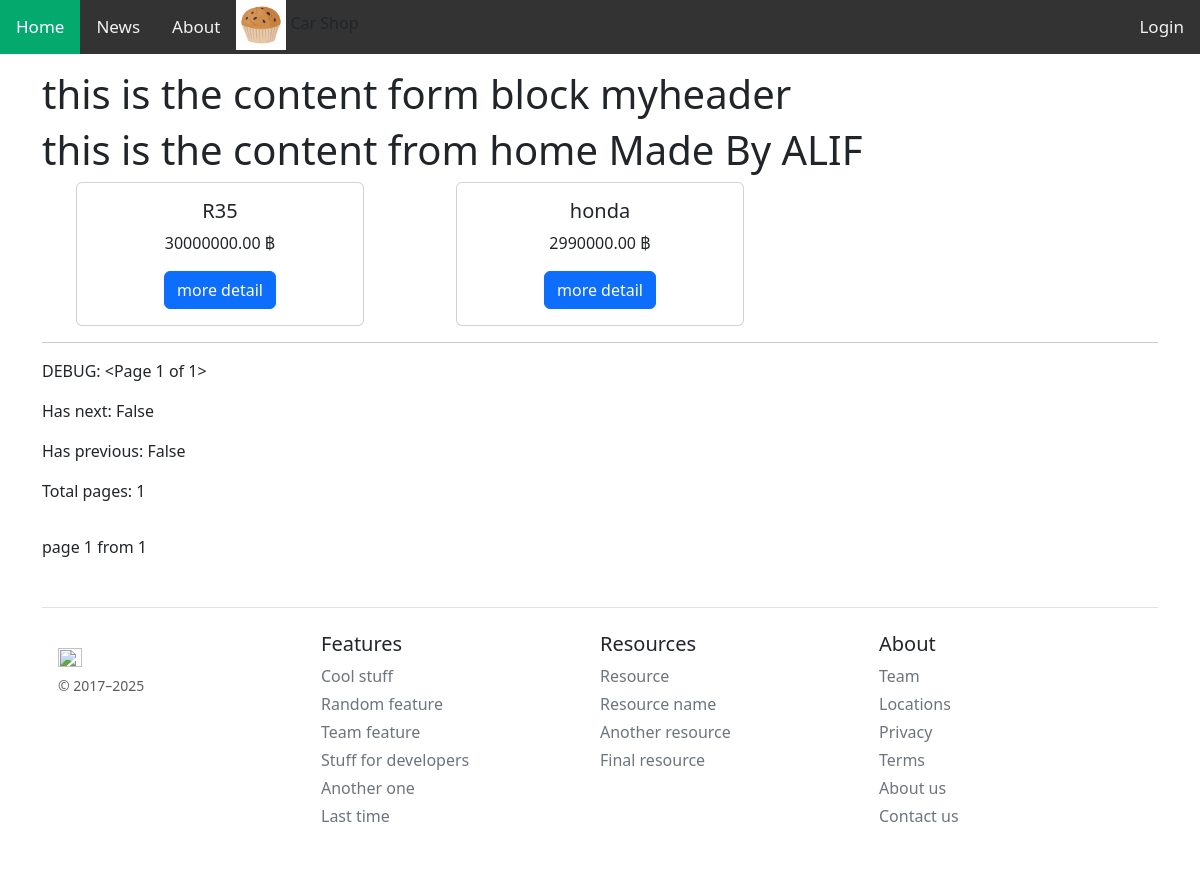
Before: /?page=2 with the older database file.
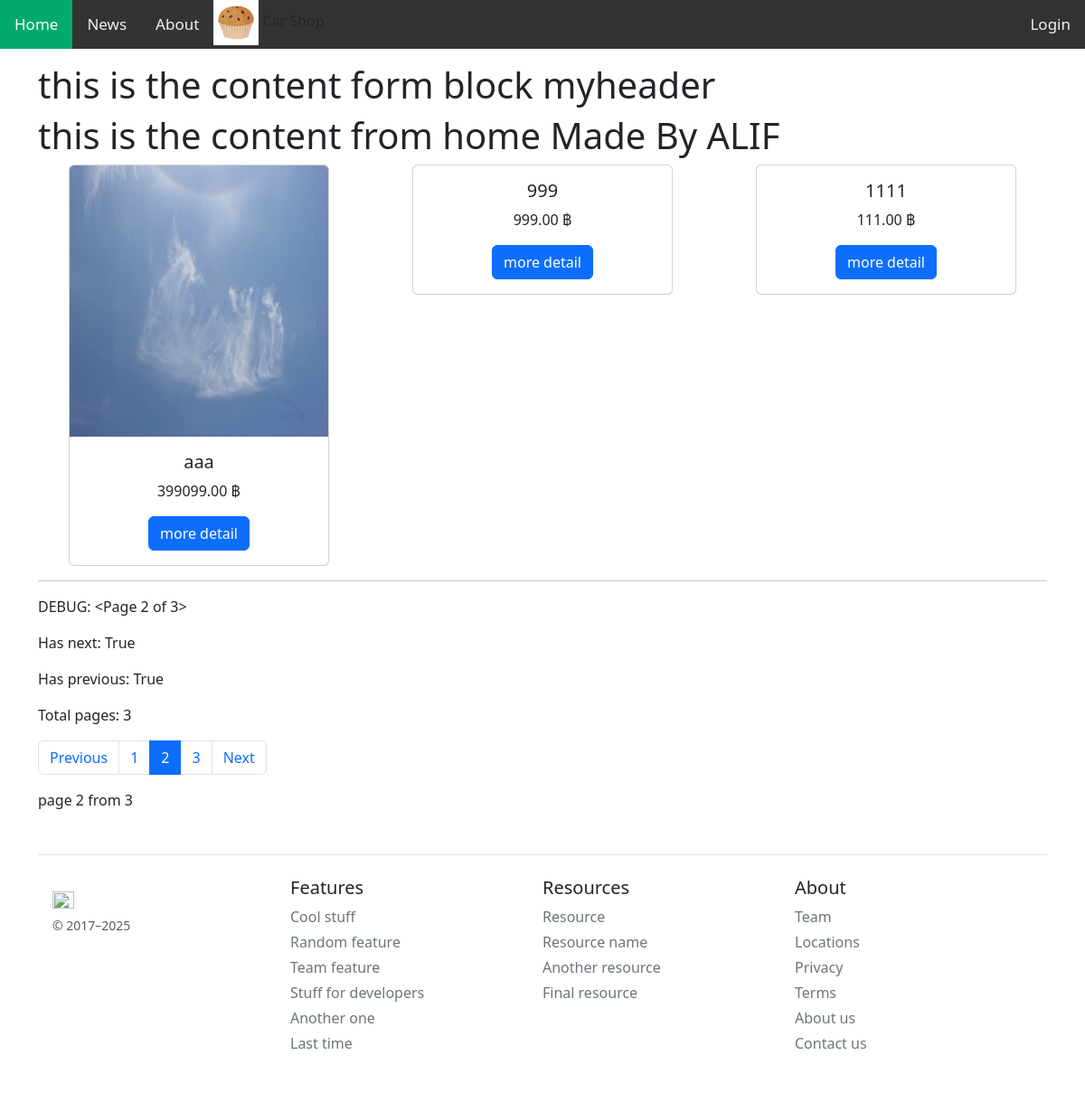
After: the same page with the newer database file.
### myapp/models.py (models this page shows, shortened)
class Product(models.Model):
  title = models.CharField(max_length=200)
  description = models.TextField(null=True, blank=True)
  price = models.DecimalField(max_digits=10, decimal_places=2, \
                              null=True, blank=True)
  quantity = models.IntegerField(null=True, blank=True)
  instock = models.BooleanField(default=True)
  picture = models.ImageField(upload_to="product", null=True, blank=True)
  specfile = models.FileField(upload_to="specfile", null=True, blank=True)

### myapp/views.py (the view)
# urls.py: path('', home, name="home-page"),
def home(request):
  allproduct = Product.objects.all()
  product_per_page = 3
  paginator = Paginator(allproduct, product_per_page)
  page = request.GET.get('page')
  allproduct = paginator.get_page(page)
  context = {'allproduct': allproduct}
  allrow = []
  row =[]
  for i,p in enumerate(allproduct):
    if i % 3 == 0:
      if i != 0:
        allrow.append(row)
      row = []
      row.append(p)
    else:
      row.append(p)
  allrow.append(row)
  context['allrow'] = allrow
  return render(request, 'myapp/home.html', context)

### myapp/template/myapp/home.html (shortened to what this page needs)
{% extends 'myapp/base.html' %}
{% block myheader %}
  <h1>this is the content form block myheader</h1>
{% endblock myheader %}
{% block content %}
  <h1>this is the content from home Made By ALIF</h1>
  <center>
    {% for row in allrow %}
      <div class="row row-cols-1 row-cols-md-3 md-3 test-center">
        {% for c in row %}
          <div class="col">
            <div class="card" style="width: 18rem;">
            {% if c.picture %}
              <img src="{{ c.picture.url }}" class="card-img-top"
              width="200" height="300" alt="...">
            {% endif %}
              <div class="card-body">
                <h5 class="card-title">{{ c.title }}</h5>
                <p class="card-text">{{ c.price }} ฿</p>
                <a href="#" class="btn btn-primary">more detail</a>
              </div>
            </div>
          </div>
        {% endfor %}
      </div>
    {% endfor %}
  </center>
  <hr>
  <p>DEBUG: {{ allproduct }}</p>
  <p>Has next: {{ allproduct.has_next }}</p>
  <p>Has previous: {{ allproduct.has_previous }}</p>
  <p>Total pages: {{ allproduct.paginator.num_pages }}</p>
  <nav aria-label="...">
    <ul class="pagination">
      {% if allproduct.has_previous %}
        <li class="page-item">
          <a class="page-link" href="?page={{ allproduct.previous_page_number }}">Previous</a>
        </li>
        {% if allproduct.number > 1  %}
          <li class="page-item">
            <a class="page-link" href="?page={{allproduct.number|add:-1}}">{{allproduct.number|add:-1}}</a>
          </li>
        {% endif %}
      {% endif %}
      {% if allproduct.has_next %}
        <li class="page-item active">
          <a class="page-link" href="{{allproduct.number}}">{{allproduct.number}}</a>
        </li>
        {% if allproduct.paginator.num_pages > allproduct.number %}
          <li class="page-item">
            <a class="page-link" href="?page={{allproduct.number|add:1}}">{{allproduct.number|add:1}}</a>
          </li>
        {% endif %}
        <li class="page-item">
          <a class="page-link" href="?page={{allproduct.number|add:1}}">Next</a>
        </li>
      {% endif %}
    </ul>
    <p> page {{allproduct.number}} from {{allproduct.paginator.num_pages}} </p>
  </nav>
{% endblock content %}

Changed rows visible on the page:
no longer on this page (row unchanged): Product: title "R35", price "30000000.00"
no longer on this page (row edited): Product: title "honda", price "2990000.00"
added Product: picture (picture), title "aaa", price "399099.00"
added Product: title "999", price "999.00"
added Product: title "1111", price "111.00"
Other visible differences:
{{ allproduct }}: "<Page 1 of 1>" → "<Page 2 of 3>"
{{ allproduct.has_next }}: "False" → "True"
{{ allproduct.has_previous }}: "False" → "True"
{{ allproduct.paginator.num_pages }}: "1" → "3"
{{ allproduct.number|add:-1 }}: (not shown) → "1"
{{ allproduct.number }}: (not shown) → "2"
{{ allproduct.number|add:1 }}: (not shown) → "3"
{{ allproduct.number }}: "1" → "2"
text now shown: "Previous Next"
